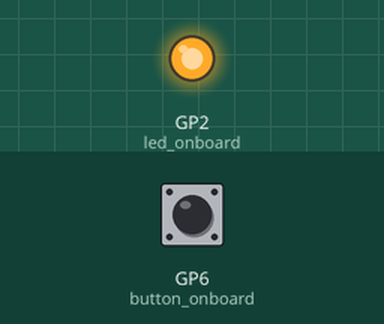
This program was run on a simulated Raspberry Pi Pico running MicroPython. Parts: output pins drawn as LEDs (lit = HIGH). Inputs (shaded band) come from the test bench; at power-on: GP6 (button_onboard) HIGH.

Above: at 1.2 s.
1.3 s: GP6 (button_onboard) pulled LOW for 0.15 s
At 2.4 s:
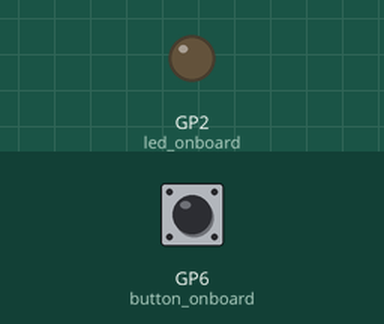
2.9 s: GP6 (button_onboard) pulled LOW for 1 s
At 3.7 s:
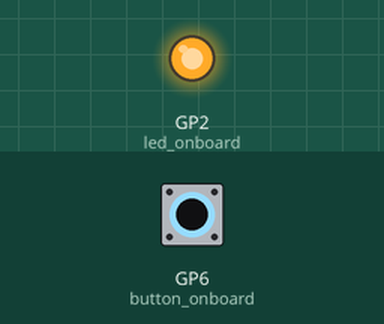
5.4 s: GP6 (button_onboard) pulled LOW for 3.2 s
At 6.8 s:
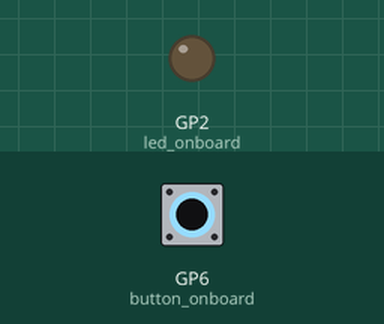
Timing chart, 0 to 8.4 s (numbered marks = the images above; inputs shaded):
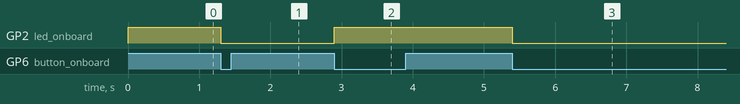

The program:

button2LedOn.py
```python
#Pico/W Breadboard擴充板外接按鈕測試程式(button2LedOn.py)

from machine import Pin, Timer	#腳位套件
import utime		#時間 套件

#led = Pin(25, Pin.OUT)
led_onboard = Pin(2, Pin.OUT)	#GPIO 輸出
#button_onboard = Pin(6, Pin.IN)		#GPIO 輸入

interrupt_flag=1	#設定按鈕狀態為1

button_onboard = Pin(6,Pin.IN,Pin.PULL_UP)
#設定按鈕於 GPIO6，並設定為壓下去驅動

led_onboard.on()
#預設LED燈為亮起

def callback(pin):# 設定插斷函式
    global interrupt_flag	#設定按鈕狀態為全域變數
    #interrupt_flag=1
    interrupt_flag = interrupt_flag * (-1)
    #每案一次按鈕，按鈕狀態 *(-1)==>反相

button_onboard.irq(trigger=Pin.IRQ_FALLING, handler=callback)
#將按鈕與插斷建立連接，並設定處裡函式為callback


while True:
    #utime.sleep(1)
    #led_onboard.toggle()
    if interrupt_flag ==1 :#如果按鈕狀態為1
        led_onboard.on()	#LED燈亮
    else:
        led_onboard.off()	#LED燈滅
# led_onboard.toggle() ==> led_onboard.on() and  led_onboard.off()
```

Measured:
- after the input at 1.3 s, GP2 (led_onboard): HIGH → LOW at once
- after the input at 2.9 s, GP2 (led_onboard): LOW → HIGH at once
- after the input at 5.4 s, GP2 (led_onboard): HIGH → LOW at once
